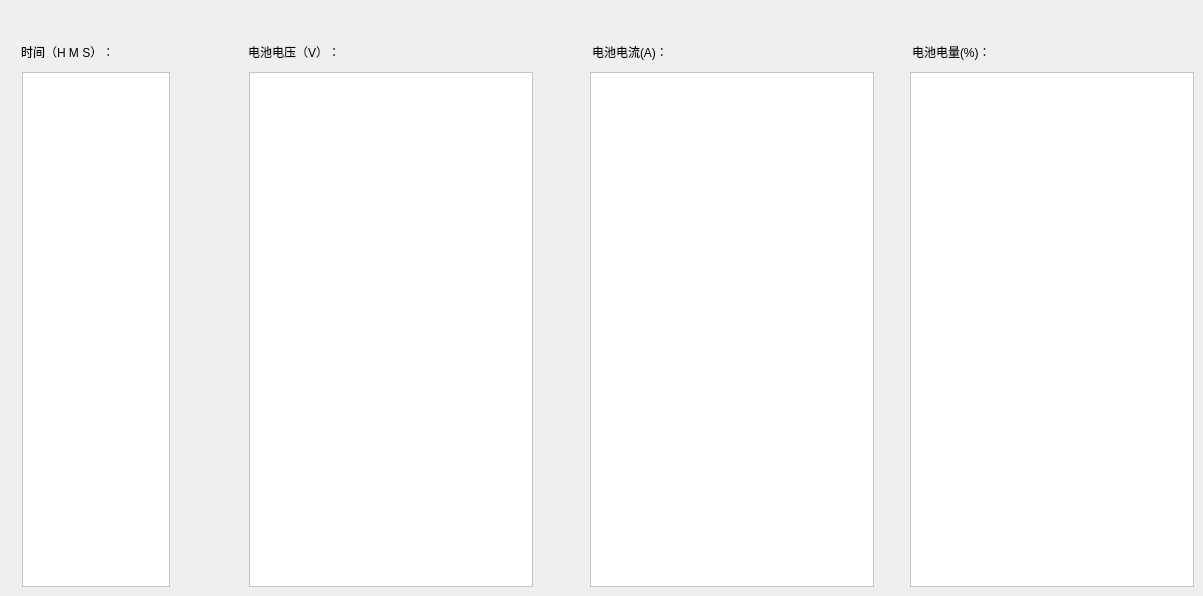
    <widget class="QWidget" name="tab_7">
     <attribute name="title">
      <string>调试测试</string>
     </attribute>
     <widget class="QTextEdit" name="textEdit_data_show_voltage">
      <property name="geometry">
       <rect>
        <x>249</x>
        <y>72</y>
        <width>284</width>
        <height>515</height>
       </rect>
      </property>
      <property name="styleSheet">
       <string notr="true">color: rgb(0, 78, 161);background-color: rgb(255, 255, 255);</string>
      </property>
     </widget>
     <widget class="QTextEdit" name="textEdit_data_show_electricity">
      <property name="geometry">
       <rect>
        <x>590</x>
        <y>72</y>
        <width>284</width>
        <height>515</height>
       </rect>
      </property>
      <property name="styleSheet">
       <string notr="true">color: rgb(0, 78, 161);background-color: rgb(255, 255, 255);</string>
      </property>
     </widget>
     <widget class="QLabel" name="label_60">
      <property name="geometry">
       <rect>
        <x>912</x>
        <y>40</y>
        <width>75</width>
        <height>24</height>
       </rect>
      </property>
      <property name="text">
       <string>电池电量(%)：</string>
      </property>
     </widget>
     <widget class="QLabel" name="label_50">
      <property name="geometry">
       <rect>
        <x>248</x>
        <y>40</y>
        <width>88</width>
        <height>24</height>
       </rect>
      </property>
      <property name="text">
       <string>电池电压（V）：</string>
      </property>
     </widget>
     <widget class="QLabel" name="label_54">
      <property name="geometry">
       <rect>
        <x>592</x>
        <y>40</y>
        <width>75</width>
        <height>24</height>
       </rect>
      </property>
      <property name="text">
       <string>电池电流(A)：</string>
      </property>
     </widget>
     <widget class="QTextEdit" name="textEdit_data_show_energy">
      <property name="geometry">
       <rect>
        <x>910</x>
        <y>72</y>
        <width>284</width>
        <height>515</height>
       </rect>
      </property>
      <property name="styleSheet">
       <string notr="true">color: rgb(0, 78, 161);background-color: rgb(255, 255, 255);</string>
      </property>
     </widget>
     <widget class="QTextEdit" name="textEdit_data_show_time">
      <property name="geometry">
       <rect>
        <x>22</x>
        <y>72</y>
        <width>148</width>
        <height>515</height>
       </rect>
      </property>
      <property name="styleSheet">
       <string notr="true">color: rgb(0, 78, 161);background-color: rgb(255, 255, 255);</string>
      </property>
     </widget>
     <widget class="QLabel" name="label_62">
      <property name="geometry">
       <rect>
        <x>21</x>
        <y>40</y>
        <width>88</width>
        <height>24</height>
       </rect>
      </property>
      <property name="text">
       <string>时间（H M S）：</string>
      </property>
     </widget>
    </widget>
